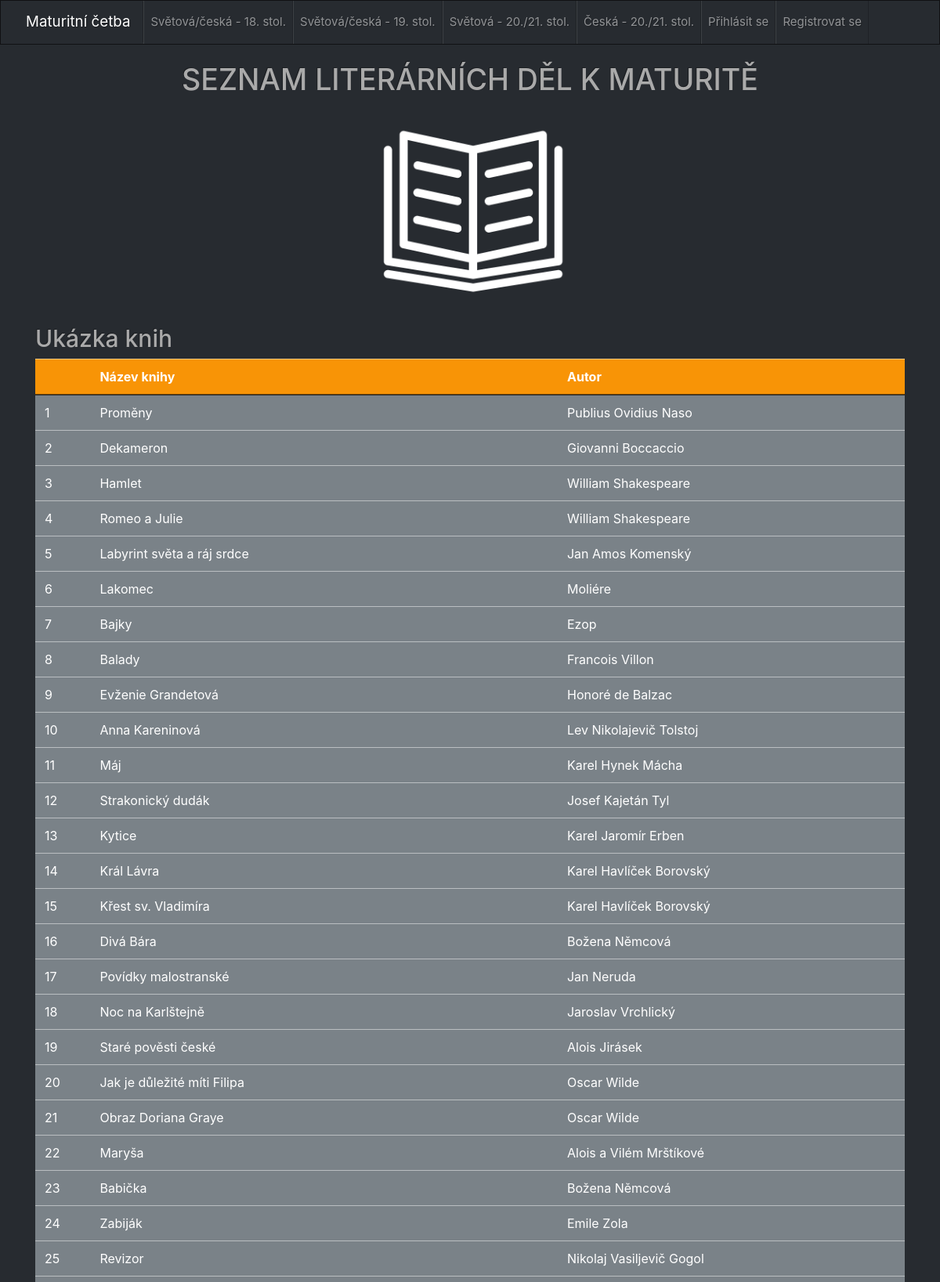
The page / (upper part) on the database its author committed.
### tables this page shows
CREATE TABLE `menu` (
  `idmenu` int(11) NOT NULL,
  `id_categorie` varchar(45) DEFAULT NULL,
  `categorie` varchar(45) DEFAULT NULL
);

CREATE TABLE `knihy` (
  `id_knihy` int(11) NOT NULL,
  `nazev_knihy` varchar(45) DEFAULT NULL,
  `autor` varchar(45) DEFAULT NULL,
  `prebal` varchar(500) DEFAULT NULL,
  `obdobi_idobdobi` int(11) NOT NULL
);

### application/controllers/Cetba_controller.php (called while the page is built, shortened)
<?php defined('BASEPATH') OR exit('No direct script access allowed');
class Cetba_controller extends CI_Controller {
	function  __construct(){
		$this->load->model('cetba_model');
	}
	public function menu()
	{
		$data['menu'] = $this->cetba_model->get_menu_polozky();
		$data['knihy'] = $this->cetba_model->index();
		$this->load->view('layout/header');
		$this->load->view('layout/navbar', $data);
		$this->load->view('pages/index', $data);
		$this->load->view('layout/footer');
	}
}

### index.php (called while the page is built, shortened)
<?php
require_once BASEPATH.'core/CodeIgniter.php';

### application/models/Cetba_model.php (called while the page is built, shortened)
<?php
class cetba_model extends CI_Model{
	public function get_menu_polozky()
	{
		$this->db->select('categorie, id_categorie');
		$this->db->from('menu');
		$this->db->order_by('idmenu');
		$query = $this->db->get();
		return $query->result();
	}
	public function index()
	{
		$this->db->select('nazev_knihy, autor, id_knihy');
		$this->db->from('knihy');
		$this->db->order_by('id_knihy ASC');
		$query = $this->db->get();
		return $query->result();
	}
}

### application/views/pages/index.php (the view, shortened to what this page needs)
	<br>
	<h1>SEZNAM LITERÁRNÍCH DĚL K MATURITĚ</h1>
	<img src="assets/pic/book.png" alt="book" class="center">
	<div class="container">
	<h2>Ukázka knih</h2>
		<table class="table">
	  		<thead>
			    <tr  class="table-warning">
			      <th scope="col"></th>
			      <th scope="col">Název knihy</th>
			      <th scope="col">Autor</th>
			    </tr>
		 	<tbody>
		 	<?php if ($knihy): ?>
                <?php foreach($knihy as $knihy): ?>
			    <tr class="table-secondary">
			      <td><?php echo $knihy->id_knihy;?></td>
			      <td><a href="<?php echo base_url("kniha/".$knihy->id_knihy);?>"><?php echo $knihy->nazev_knihy;?></td>
			      <td><?php echo $knihy->autor;?></td>
			    </tr>
		     <?php endforeach ?>
		    <?php endif ?>
			</tbody>
			 </div>
</body>

### application/views/layout/navbar.php (shortened to what this page needs)
<body>
	<nav class="navbar navbar-expand-lg navbar-dark bg-dark">
	  <a class="navbar-brand" href="<?php echo base_url();?>">Maturitní četba</a>
	  <div class="collapse navbar-collapse" id="navbarColor02">
	    <ul class="navbar-nav mr-auto">
			<?php foreach($menu as $p): ?>
                       <li class="nav-item">
                           <a class="nav-link" href="<?php echo base_url($p->id_categorie)?>"><?= $p->categorie ?><span class="sr-only">(current)</span></a>
                       </li>
               <?php endforeach; ?>
	    </ul>
	  </div>
	</nav>

### assets/css/mycss.css (style rules this page uses)
.center { display: block; margin-left: auto; margin-right: auto; width: 25%; }
h1 { text-align: center; }

### rows shown on the page
menu: categorie "Světová/česká - 18. stol."
menu: categorie "Světová/česká - 19. stol."
menu: categorie "Světová - 20./21. stol."
menu: categorie "Česká - 20./21. stol."
menu: categorie "Přihlásit se"
menu: categorie "Registrovat se"
knihy: id_knihy "1", nazev_knihy "Proměny", autor "Publius Ovidius Naso"
knihy: id_knihy "2", nazev_knihy "Dekameron", autor "Giovanni Boccaccio"
knihy: id_knihy "3", nazev_knihy "Hamlet", autor "William Shakespeare"
knihy: id_knihy "4", nazev_knihy "Romeo a Julie", autor "William Shakespeare"
knihy: id_knihy "5", nazev_knihy "Labyrint světa a ráj srdce", autor "Jan Amos Komenský"
knihy: id_knihy "6", nazev_knihy "Lakomec", autor "Moliére"
knihy: id_knihy "7", nazev_knihy "Bajky", autor "Ezop"
knihy: id_knihy "8", nazev_knihy "Balady", autor "Francois Villon"
knihy: id_knihy "9", nazev_knihy "Evženie Grandetová", autor "Honoré de Balzac"
knihy: id_knihy "10", nazev_knihy "Anna Kareninová", autor "Lev Nikolajevič Tolstoj"
knihy: id_knihy "11", nazev_knihy "Máj", autor "Karel Hynek Mácha"
knihy: id_knihy "12", nazev_knihy "Strakonický dudák", autor "Josef Kajetán Tyl"
knihy: id_knihy "13", nazev_knihy "Kytice", autor "Karel Jaromír Erben"
knihy: id_knihy "14", nazev_knihy "Král Lávra", autor "Karel Havlíček Borovský"
knihy: id_knihy "15", nazev_knihy "Křest sv. Vladimíra", autor "Karel Havlíček Borovský"
knihy: id_knihy "16", nazev_knihy "Divá Bára", autor "Božena Němcová"
knihy: id_knihy "17", nazev_knihy "Povídky malostranské", autor "Jan Neruda"
knihy: id_knihy "18", nazev_knihy "Noc na Karlštejně", autor "Jaroslav Vrchlický"
knihy: id_knihy "19", nazev_knihy "Staré pověsti české", autor "Alois Jirásek"
knihy: id_knihy "20", nazev_knihy "Jak je důležité míti Filipa", autor "Oscar Wilde"
knihy: id_knihy "21", nazev_knihy "Obraz Doriana Graye", autor "Oscar Wilde"
knihy: id_knihy "22", nazev_knihy "Maryša", autor "Alois a Vilém Mrštíkové"
knihy: id_knihy "23", nazev_knihy "Babička", autor "Božena Němcová"
knihy: id_knihy "24", nazev_knihy "Zabiják", autor "Emile Zola"
knihy: id_knihy "25", nazev_knihy "Revizor", autor "Nikolaj Vasiljevič Gogol"
